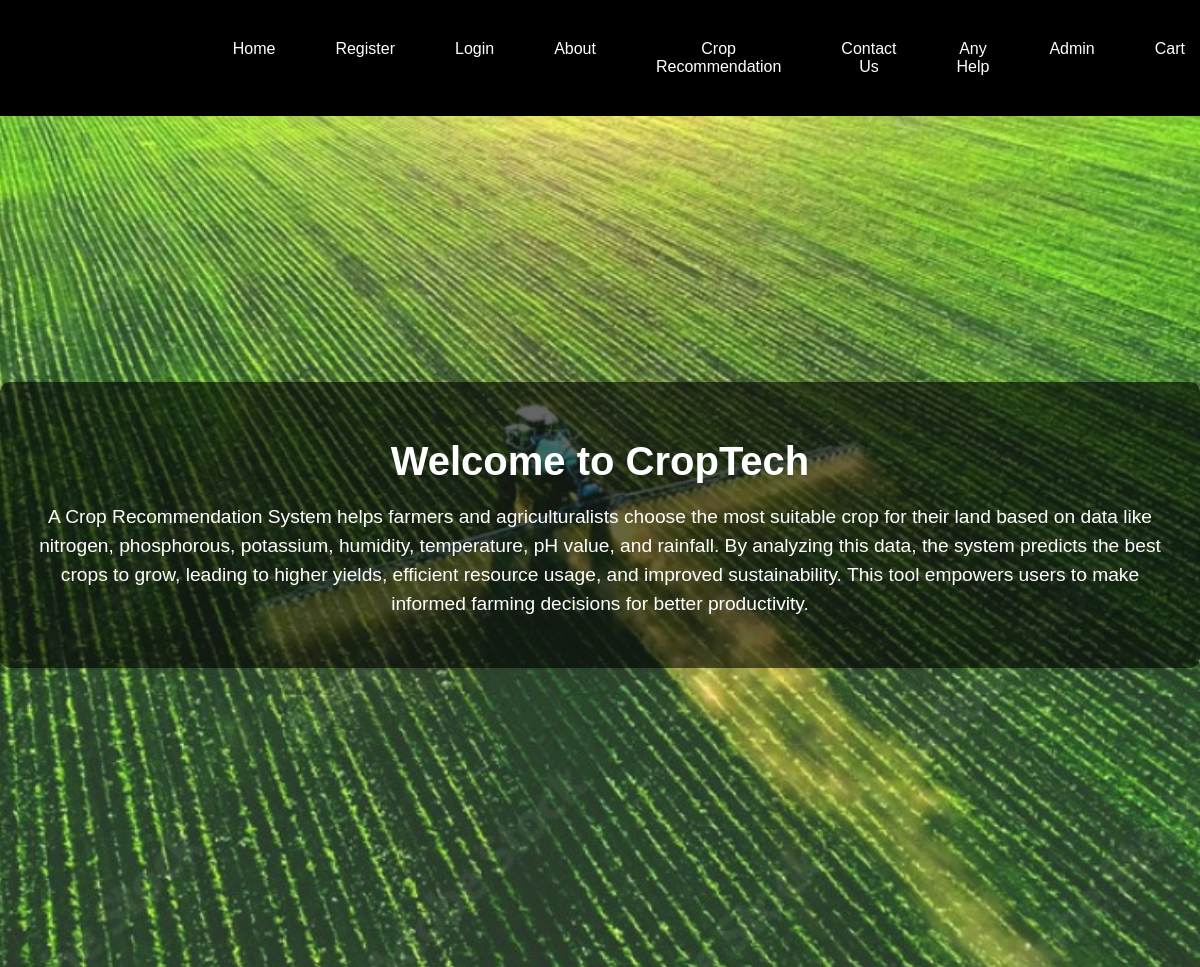
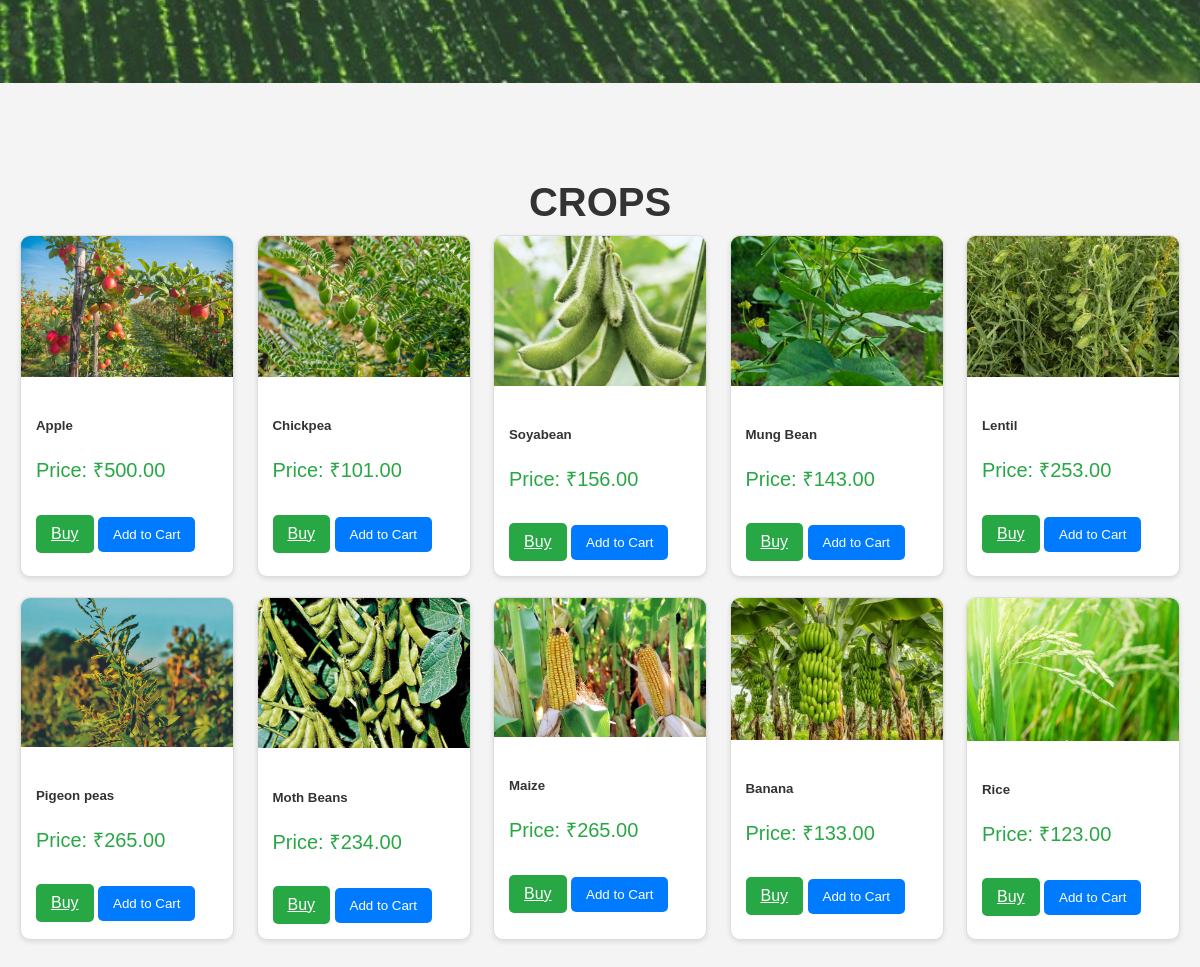
/home/, run on the app's committed database (2 pictures, top to bottom).
### dashboard/models.py (models this page shows, shortened)
class Crop(models.Model):
    name = models.CharField(max_length=100)
    image = models.ImageField(upload_to='crops/')
    description = models.TextField()
    price = models.DecimalField(max_digits=10, decimal_places=2)
    stock_quantity = models.PositiveIntegerField()

### dashboard/views.py (the view)
# urls.py: path('home/', views.home, name='home'),  # Home URL, accessed by /home/
def home(request):
    crops = Crop.objects.all()  # Fetching crops, adjust as needed
    cart_count = request.session.get('cart_count', 0)  # Adjust this according to your cart logic
    return render(request, 'home.html', {
        'crops': crops,
        'cart_count': cart_count,
    })

### dashboard/templates/home.html (shortened to what this page needs)
<!DOCTYPE html>
<html lang="en">
<head>
    {% load static %}
</head>
<body>
    <div class="hero">
        <nav class="navbar">
            <div class="menu">
                <a href="{% url 'home' %}">Home</a>
                {% if not user.is_authenticated %}
                    <a href="{% url 'register' %}">Register</a>
                {% endif %}
                {% if user.is_authenticated %}
                    <a href="{% url 'my_account' %}">{{ user.username }}</a>
                {% else %}
                    <a href="{% url 'login' %}">Login</a>
                {% endif %}
                <a href="{% url 'about' %}">About</a>
                <a href="{% url 'recommend_crop' %}">Crop Recommendation</a>
                <a href="{% url 'contact_us' %}">Contact Us</a>
                <a href="{% url 'chatbot' %}">Any Help</a>
                <a href="{% url 'admin_login' %}">Admin</a>
                <a href="{% url 'view_cart' %}" class="cart-link">Cart
                </a>
            </div>
        </nav>
        <div class="overlay">
            <h1>Welcome to CropTech</h1>
            <p>A Crop Recommendation System helps farmers and agriculturalists choose the most suitable crop for their land based on data like nitrogen, phosphorous, potassium, humidity, temperature, pH value, and rainfall. By analyzing this data, the system predicts the best crops to grow, leading to higher yields, efficient resource usage, and improved sustainability. This tool empowers users to make informed farming decisions for better productivity.</p>
        </div>
    </div>
    <div class="container">
        <h1>CROPS </h1>
        <div class="row">
            {% for crop in crops %}
            <div class="card">
                <img src="{{ crop.image.url }}" class="card-img-top" alt="{{ crop.name }}">
                <div class="card-body">
                    <h5 class="card-title">{{ crop.name }}</h5>
                    <p class="price">Price: ₹{{ crop.price }}</p>
                    <a href="{% url 'crop_detail' crop.id %}" class="btn">Buy</a>
                    <form method="POST" action="{% url 'add_to_cart' crop.id %}" style="display: inline-block;">
                        <button type="submit" class="btn" style="background-color: #007bff;">Add to Cart</button>
                    </form>
                </div>
            </div>
            {% endfor %}
        </div>
    </div>
</body>
</html>

### data on the page
Crop: image (picture), name "Apple", price "500.00"
Crop: image (picture), name "Chickpea", price "101.00"
Crop: image (picture), name "Soyabean", price "156.00"
Crop: image (picture), name "Mung Bean", price "143.00"
Crop: image (picture), name "Lentil", price "253.00"
Crop: image (picture), name "Pigeon peas", price "265.00"
Crop: image (picture), name "Moth Beans", price "234.00"
Crop: image (picture), name "Maize", price "265.00"
Crop: image (picture), name "Banana", price "133.00"
Crop: image (picture), name "Rice", price "123.00"
